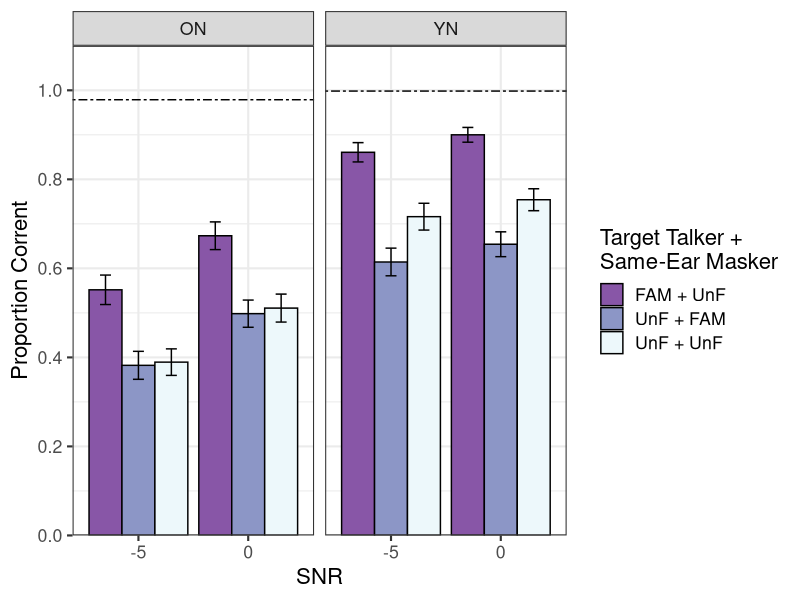
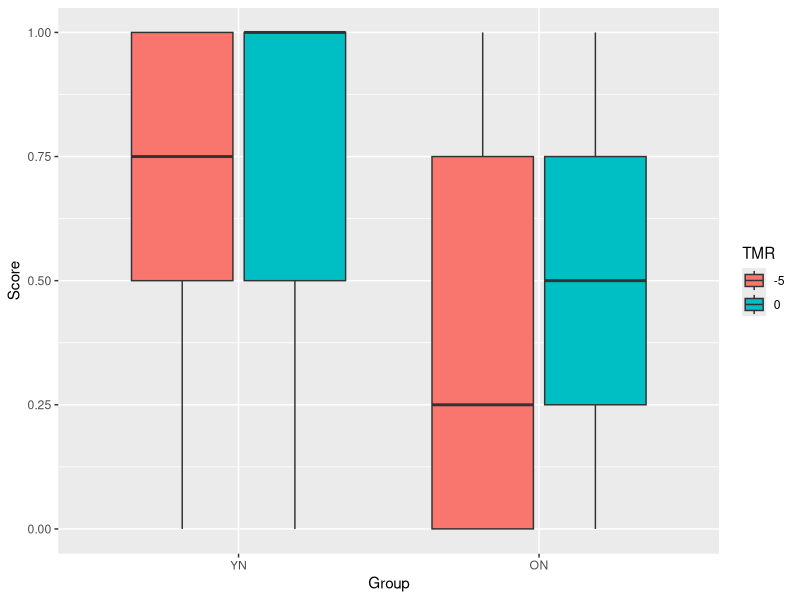
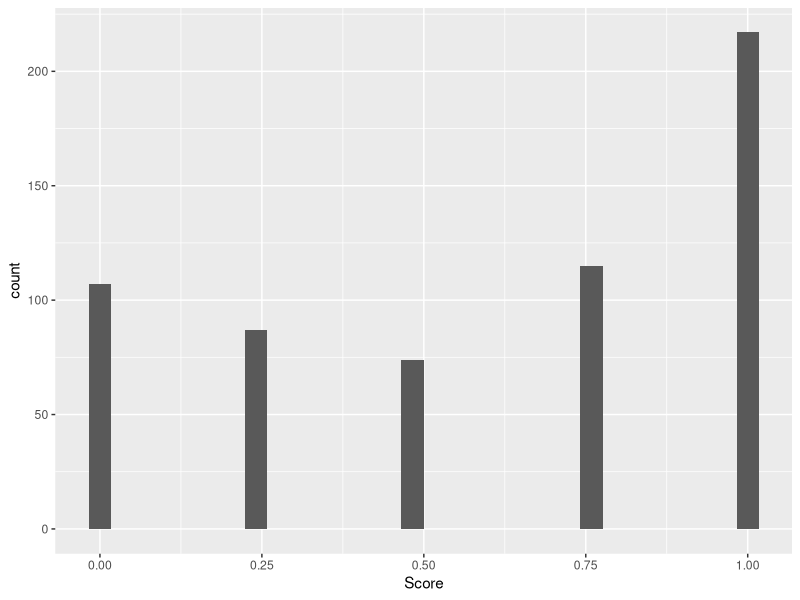
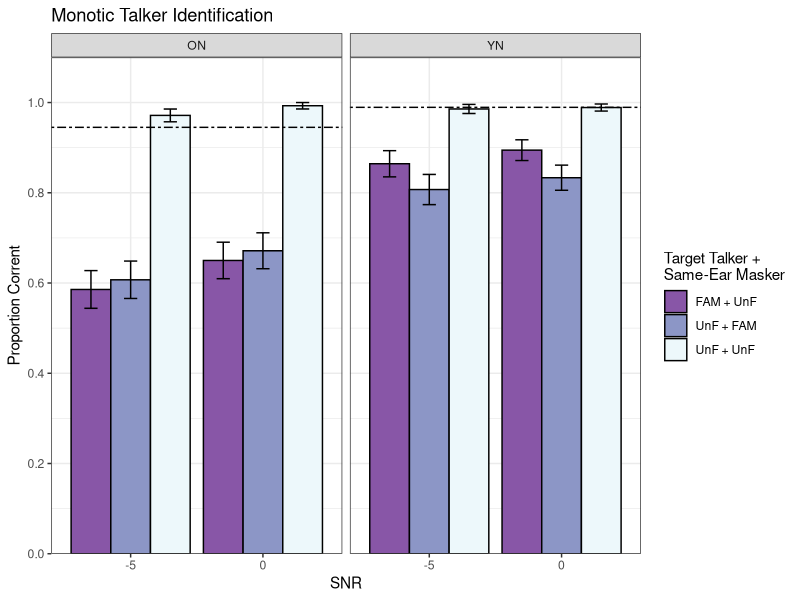
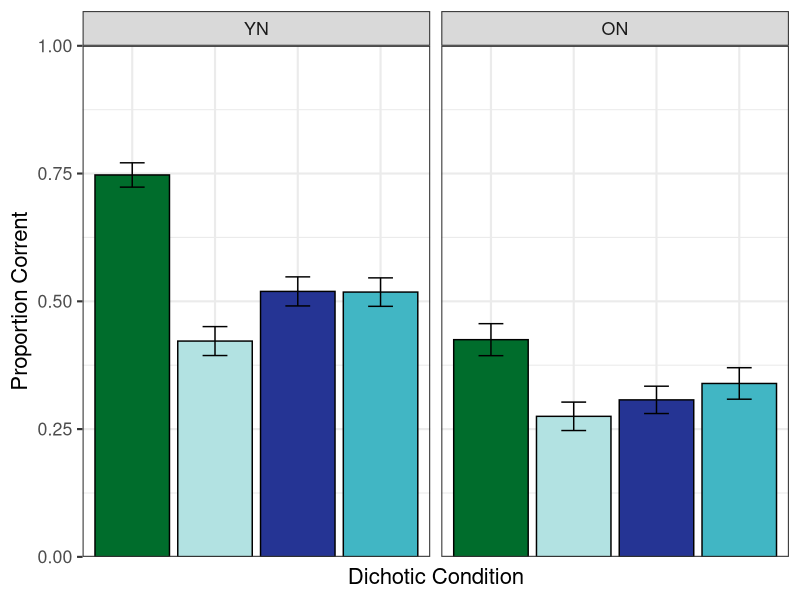
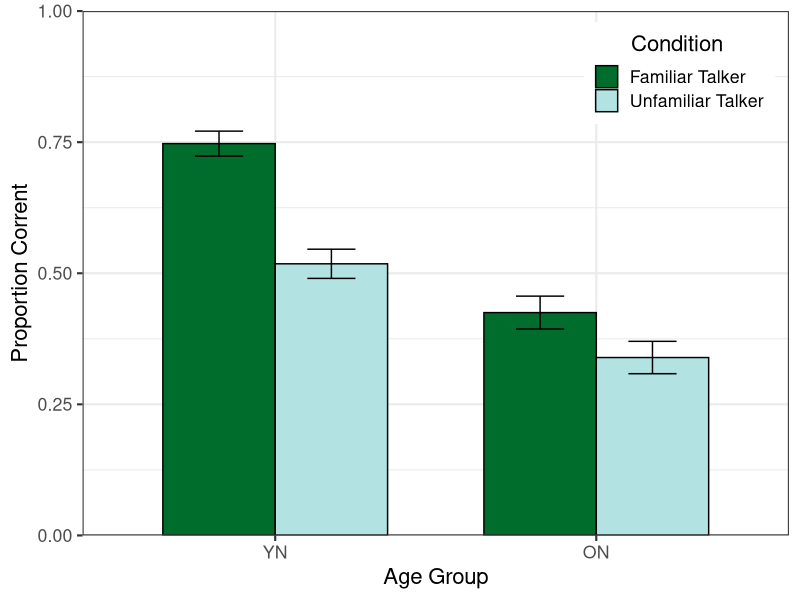
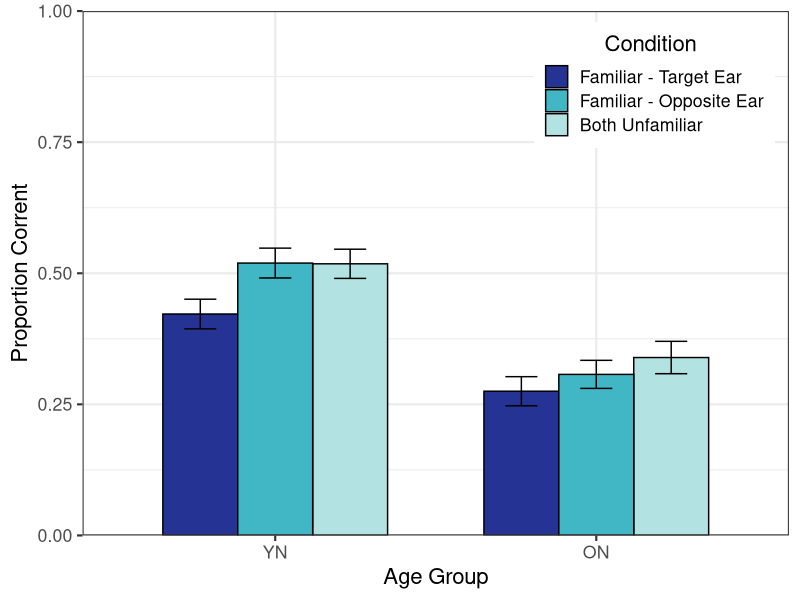
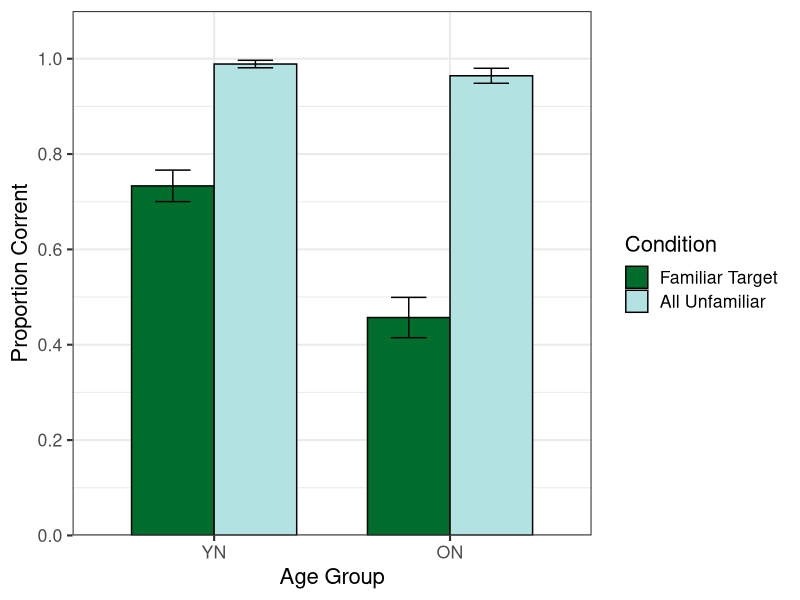

The R source for these figures, in order:
### Read me: This contains data cleaning and ggplots for SU and ID plots with SE for YN and ON.
### USE ME!

#Last updated: 1/15/2020

library(arm)
library(readxl)
library(lme4)
library(lmerTest)
# library(lmtest)
library(tidyverse)
library(reshape2)

# library(ez)

# setwd("U:/sgsalant/Lab Share/Julies Folder/Dissertation/Results/Experiment 2")

#Functions
std.err <- function(x) {
  sd(x)/sqrt(length(x))
}


#Import Dataset (number values only)
s1 <- read_xlsx("data/Summary_Exp2.xlsx", sheet = 2)
names(s1)<-make.names(names(s1),unique = TRUE) 
age.data <- read_xlsx("data/Demographics.xlsx", sheet = 2)
names(age.data)<-make.names(names(age.data),unique = TRUE) 
s1<- left_join(s1, age.data, by = "Subject.Number")

#Add NIH Uncorrected scores only
nih.score <- read_xlsx("data/Assessment Scores.xlsx")
names(nih.score)<-make.names(names(nih.score),unique = TRUE) 
nih_short <- dplyr::select(nih.score, Subject.Number, Inst, RawScore, Uncorrected.Standard.Score)

#Spread data
nih_wide <- dcast(nih_short, Subject.Number ~ Inst, value.var="Uncorrected.Standard.Score")
s1<- left_join(s1, nih_wide, by = "Subject.Number")

#Make new column with combined Score
s1$Score <- rowSums(s1[,c("Score_1", "Score_2")], na.rm=TRUE)

#Rename columns

s1$TMR <- s1$Target.to.Masker.Ratio
s1$TrialNum <- s1$Overall.Trial.Number.for.Subject
s1$Dim.Change <- s1$`NIH Toolbox Dimensional Change Card Sort Test Age 12+ v2.1`
s1$Flanker <- s1$`NIH Toolbox Flanker Inhibitory Control and Attention Test Age 12+ v2.1`
s1$WM <- s1$`NIH Toolbox List Sorting Working Memory Test Age 7+ v2.1`
s1$ListSort <- s1$`NIH Toolbox List Sorting Working Memory Test Age 7+ v2.1`


#Subset with relevant columns
s1_short <- select(s1, Subject.Number:TrialNum, Talker.ID.Response, Presentation, TMR, Condition, Response.Time, Score, Familiar.Talker, Age, Group, Sex, MoCA, LSPAN, Dim.Change, Flanker, WM, ListSort)


#Modify Condition Numbers
s1_short$Condition[s1_short$Condition==8] <- 1
s1_short$Condition[s1_short$Condition==9] <- 2
s1_short$Condition[s1_short$Condition==10] <- 3
s1_short$Condition[s1_short$Condition==18] <- 11
s1_short$Condition[s1_short$Condition==19] <- 12
s1_short$Condition[s1_short$Condition==20] <- 13
s1_short$Condition[s1_short$Condition==31] <- 31
s1_short$Condition[s1_short$Condition==32] <- 31
s1_short$Condition[s1_short$Condition==41] <- 41
s1_short$Condition[s1_short$Condition==42] <- 41

##Subset for Proposal Data
#s1_short <- s1_short %>%
 # filter(!(Subject.Number == c(427, 428)))

################## MONOTIC Conditions - Speech Understanding #####################


#Subset for Monotic
mono_mean <- s1_short %>%
  group_by(Condition, TMR, Group) %>%
  summarize(mean = mean(Score), se = std.err(Score)) %>%
  filter(!(Condition >3)) %>%
  filter(!(TMR == 3))

#Factor and Leveling
mono_mean$TMR <-as.factor(mono_mean$TMR)
mono_mean$Group <- as.factor(mono_mean$Group)
mono_mean$Condition <- as.factor(mono_mean$Condition)
mono_mean$TMR <- recode(mono_mean$TMR, "1" = "0", "2" = "-5", "4" = "Quiet")
mono_mean$TMR <- relevel(mono_mean$TMR, "-5", "0", "Quiet")
mono_mean$Group <- relevel(mono_mean$Group, "YN", "ON")

meanQ <- data.frame(Group = c("YN", "ON"), quiet = c(0.9982143, 0.97875))

#Barplot of Age/TMR for Monotic Condtions - Quiet as a reference
ggplot(mono_mean, aes(TMR, mean, fill = Condition)) +
  geom_bar(stat = "identity", color = "black",
           position = "dodge") +
  geom_hline(aes(linetype = Group, yintercept = quiet), meanQ, show.legend = FALSE) +
  scale_linetype_manual(values=c("twodash", "twodash")) +
  facet_wrap(~ Group) +
  geom_errorbar(aes(ymin = mean - (se), ymax = mean + (se),
                    group = Condition),
                position = position_dodge(width = .9),
                width = .3) +
  labs(x = "SNR") +
  scale_fill_manual(name = "Target Talker + \nSame-Ear Masker",
                    labels=c("FAM + UnF",
                             "UnF + FAM",
                             "UnF + UnF"),
                    values=c("#8856a7","#8c96c6","#edf8fb")) +
  scale_y_continuous(name = "Proportion Corrent", expand = c(0,0), 
                     breaks = c(0, .2, .4, .6, .8, 1.0)) +
  expand_limits(y = c(0, 1.1)) +
  theme_bw(base_size = 16)

ggsave("Monotic_SpeechScore.jpeg")

#######################################
# Start of 2/18/20 class

# 1: build small models to make sense to you as you go

# 2: start with a model that (at least initially) makes
#    sense as a model of the dependent variable

# Here, the DV is called "Score"

#Subset for Monotic
mono_all <- s1_short %>%
  filter(!(Condition >3)) %>%
  filter(!(TMR == 3))

#Factor and Leveling
mono_all$TMR <-as.factor(mono_all$TMR)
mono_all$Group <- as.factor(mono_all$Group)
mono_all$Condition <- as.factor(mono_all$Condition)
mono_all$TMR <- recode(mono_all$TMR, "1" = "0", "2" = "-5", "4" = "Quiet")
mono_all$TMR <- relevel(mono_all$TMR, "-5", "0", "Quiet")
mono_all$Group <- relevel(mono_all$Group, "YN", "ON")

mono_all_unf <- filter(mono_all, Condition == "3")

ggplot(mono_all_unf, aes(Group, Score)) + 
  geom_boxplot(aes(fill = TMR))

unique(mono_all_unf$Score)

ggplot(mono_all_unf, aes(Score)) + geom_histogram()

# looks pretty logistic!
mono_all_unf.glm0 <- glm(cbind(Score*4, 4 - Score*4) ~ 1,
                         data = mono_all_unf,
                         family = "binomial")
summary(mono_all_unf.glm0)                        

invlogit(0.41937)

# 3: sensible model has your experimental variables/design in it!

mono_all_unf.glm1 <- glm(cbind(Score*4, 4 - Score*4) ~ 
                           1 + Group,
                         data = mono_all_unf,
                         family = "binomial")
summary(mono_all_unf.glm1)                        

mono_all_unf.glm2 <- glm(cbind(Score*4, 4 - Score*4) ~ 
                           1 + Group * TMR,
                         data = mono_all_unf,
                         family = "binomial")
summary(mono_all_unf.glm2)                        

# 4: we have a fixed effect model, great! Now let's add
#    sensible random effects

# Some rules of thumb:
#   - "keep it maximal"
#   - don't go nuts

mono_all_unf.glmer2a <- glmer(cbind(Score*4, 4 - Score*4) ~ 
                                1 + Group * TMR +
                                (1 | Subject.Number) +
                                (1 | Overall.Trial.Number.for.Subject),
                              data = mono_all_unf,
                              family = "binomial")
summary(mono_all_unf.glmer2a) 

mono_all_unf.glmer2a <- glmer(cbind(Score*4, 4 - Score*4) ~ 
                                1 + Group * TMR +
                                (1 | Subject.Number) +
                                (1 | Overall.Trial.Number.for.Subject),
                              data = mono_all_unf,
                              family = "binomial")
summary(mono_all_unf.glmer2a)

# 4a: what random effects even make sense?

# here: Group is between subjects, so it doesn't make sense as a subject-level random slope

mono_all_unf.glmer2b <- glmer(cbind(Score*4, 4 - Score*4) ~ 
                                1 + Group * TMR +
                                scale(Overall.Trial.Number.for.Subject) +
                                (1 | Subject.Number),
                              data = mono_all_unf,
                              family = "binomial")
summary(mono_all_unf.glmer2b)


mono_all_unf.glmer2c <- glmer(cbind(Score*4, 4 - Score*4) ~ 
                                1 + Group * TMR +
                                scale(Overall.Trial.Number.for.Subject) +
                                (1 | Subject.Number) +
                                (1 | Target.Talker) +
                                (1 | Masker1.Talker),
                              data = mono_all_unf,
                              family = "binomial")
summary(mono_all_unf.glmer2c)

mono_all_unf.glmer2d <- glmer(cbind(Score*4, 4 - Score*4) ~ 
                                1 + Group * TMR +
                                scale(Overall.Trial.Number.for.Subject) +
                                (1 | Subject.Number) +
                                (1 | Target.Talker),
                              data = mono_all_unf,
                              family = "binomial")
summary(mono_all_unf.glmer2d)

AIC(mono_all_unf.glmer2c)
AIC(mono_all_unf.glmer2d)

anova(mono_all_unf.glmer2c, mono_all_unf.glmer2d)

mono_all_unf.glmer2e <- glmer(cbind(Score*4, 4 - Score*4) ~ 
                                1 + Group * TMR +
                                scale(Overall.Trial.Number.for.Subject) +
                                (1 + TMR | Subject.Number) +
                                (1 | Target.Talker) +
                                (1 | Masker1.Talker),
                              data = mono_all_unf,
                              family = "binomial")
summary(mono_all_unf.glmer2e)

mono_all_unf.glmer3c <- glmer(cbind(Score*4, 4 - Score*4) ~ 
                                1 + Group * TMR +
                                scale(Overall.Trial.Number.for.Subject) +
                                + LSPAN +
                                (1 | Subject.Number) +
                                (1 | Target.Talker) +
                                (1 | Masker1.Talker),
                              data = mono_all_unf,
                              family = "binomial",
                              glmerControl(optimizer = "bobyqa"))
summary(mono_all_unf.glmer3c)

mono_all_unf.glmer3e <- glmer(cbind(Score*4, 4 - Score*4) ~ 
                                1 + Group * TMR +
                                scale(Overall.Trial.Number.for.Subject) +
                                + LSPAN +
                                (1 + TMR | Subject.Number) +
                                (1 | Target.Talker) +
                                (1 | Masker1.Talker),
                              data = mono_all_unf,
                              family = "binomial",
                              glmerControl(optimizer = "bobyqa"))
summary(mono_all_unf.glmer3e)

mono_all <- mono_all %>% mutate(Condition = relevel(Condition, "3"))

mono_all.glmer3e <- glmer(cbind(Score*4, 4 - Score*4) ~ 
                                1 + Group * TMR +
                                scale(Overall.Trial.Number.for.Subject) +
                                LSPAN + 
                                (1 + TMR | Subject.Number) +
                                (1 | Target.Talker) +
                                (1 | Masker1.Talker),
                              data = mono_all,
                              family = "binomial",
                              glmerControl(optimizer = "bobyqa"))
summary(mono_all.glmer3e)

mono_all.glmer4e <- glmer(cbind(Score*4, 4 - Score*4) ~ 
                            1 + Group * TMR * Condition +
                            scale(Overall.Trial.Number.for.Subject) +
                            LSPAN + 
                            (1 + TMR | Subject.Number) +
                            (1 | Target.Talker) +
                            (1 | Masker1.Talker),
                          data = mono_all,
                          family = "binomial",
                          glmerControl(optimizer = "bobyqa"))
summary(mono_all.glmer4e)

mono_all.glmer4e <- glmer(cbind(Score*4, 4 - Score*4) ~ 
                            1 + Group * TMR * Condition +
                            scale(Overall.Trial.Number.for.Subject) +
                            LSPAN + 
                            (1 + TMR * Condition | Subject.Number) +
                            (1 | Target.Talker) +
                            (1 | Masker1.Talker),
                          data = mono_all,
                          family = "binomial",
                          glmerControl(optimizer = "bobyqa"))
summary(mono_all.glmer4e)
################## MONOTIC Conditions - Talker ID #####################


#Subset for Monotic
mono_mean_ID <- s1_short %>%
  group_by(Condition, TMR, Group) %>%
  summarize(mean = mean(Score), se = std.err(Score)) %>%
  filter(Condition %in% c(11, 12, 13)) %>%
  filter(!(TMR == 3))

#Factor and Leveling
mono_mean_ID$TMR <-as.factor(mono_mean_ID$TMR)
mono_mean_ID$Group <- as.factor(mono_mean_ID$Group)
mono_mean_ID$Condition <- as.factor(mono_mean_ID$Condition)

mono_mean_ID$TMR <- recode(mono_mean_ID$TMR, "1" = "0", "2" = "-5")
mono_mean_ID$TMR <- relevel(mono_mean_ID$TMR, "-5", "0")
mono_mean_ID$Group <- relevel(mono_mean_ID$Group, "YN", "ON")

meanQ_ID <- data.frame(Group = c("YN", "ON"), quiet = c(0.9892857, 0.945))

#

#Barplot of Age/TMR for Monotic Condtions - Quiet as a reference
ggplot(mono_mean_ID, aes(TMR, mean, fill = Condition)) +
  geom_bar(stat = "identity", color = "black",
           position = "dodge") +
  geom_hline(aes(linetype = Group, yintercept = quiet), meanQ_ID, show.legend = FALSE) +
  scale_linetype_manual(values=c("twodash", "twodash")) +
  facet_wrap(~ Group) +
  geom_errorbar(aes(ymin = mean - (se), ymax = mean + (se),
                    group = Condition),
                position = position_dodge(width = .9),
                width = .3) +
  labs(x = "SNR", title = "Monotic Talker Identification") +
  scale_fill_manual(name = "Target Talker + \nSame-Ear Masker",
                   labels=c("FAM + UnF",
                           "UnF + FAM",
                            "UnF + UnF"),
                   values=c("#8856a7","#8c96c6","#edf8fb")) +
  scale_y_continuous(name = "Proportion Corrent", expand = c(0,0), 
                     breaks = c(0, .2, .4, .6, .8, 1.0)) +
  expand_limits(y = c(0, 1.1)) +
  theme_bw()


ggsave("MonoticID_SpeechScore.jpeg")


################## ALL Dichotic Conditions - Speech Understanding #####################

#Subset for Dichotic
di_mean <- s1_short %>%
  group_by(Presentation, Condition, Group) %>%
  summarize(mean = mean(Score), se = std.err(Score)) %>%
  filter(Presentation == 2) %>%
  filter(Condition < 10)

#Factor and Leveling
di_mean$Group <- as.factor(di_mean$Group)
di_mean$Condition <- as.factor(di_mean$Condition)
di_mean$Group <- relevel(di_mean$Group, "YN", "ON")
di_mean$Condition <- factor(di_mean$Condition, levels = c("4", "6", "7", "5"))
di_mean$Condition <- recode(di_mean$Condition, "4" = "Familiar Target", "5" = "All Unfamiliar", "6" = "Familiar Masker - Target Ear", "7" = "Familiar Masker - Non-Target Ear")


ggplot(di_mean, aes(Condition, mean, fill = Condition)) +
  geom_bar(stat = "identity", color = "black",
           position = "dodge") +
  geom_errorbar(aes(ymin = mean - (se), ymax = mean + (se),
                    group = Condition),
                position = position_dodge(width = .9),
                width = .3) +
  facet_wrap(~Group) +
  labs(x = "Dichotic Condition") +
  scale_fill_manual(values=c("#006d2c","#b2e2e2", "#253494","#41b6c4"))+
  scale_y_continuous(name = "Proportion Corrent", expand = c(0,0), limits = 0:1.2) +
  theme_bw(base_size = 16) +  
  theme(axis.text.x=element_blank(), axis.ticks.x = element_blank(), legend.position = "none")
  


ggsave("DichoticALL_SpeechScore_OnYn_SE.jpeg")

################## FTalker Dichotic Conditions - Speech Understanding ###################

#Subset for Dichotic FT
diFT_mean <- s1_short %>%
  group_by(Presentation, Condition, Group) %>%
  summarize(mean = mean(Score), se = std.err(Score)) %>%
  filter(Presentation == 2) %>%
  filter(Condition %in% c(4, 5))

#Factor and Leveling
diFT_mean$Group <- as.factor(diFT_mean$Group)
diFT_mean$Condition <- as.factor(diFT_mean$Condition)
diFT_mean$Group <- relevel(diFT_mean$Group, "YN", "ON")
# diFT_mean$Condition <- recode(diFT_mean$Condition, "4" = "Familiar Target", "5" = "All Unfamiliar")


ggplot(diFT_mean, aes(Group, mean, fill = Condition)) +
  geom_bar(stat = "identity", color = "black",
           position = "dodge", width = .7) +
  geom_errorbar(aes(ymin = mean - (se), ymax = mean + (se),
                    group = Condition),
                position = position_dodge(width = .7),
                width = .3) +
  labs(x = "Age Group") +
  scale_fill_manual(name = "Condition",
                    labels=c("Familiar Talker","Unfamiliar Talker"),
                    values=c("#006d2c","#b2e2e2"))+
  scale_y_continuous(name = "Proportion Corrent", expand = c(0,0), limits = 0:1.2) +
  theme_bw(base_size = 16) +
  theme(legend.position = c(.98, .98),
        legend.justification = c("right", "top"),
        legend.title.align = .47)



ggsave("DichoticFT_SpeechScore_OnYn_SE.jpeg", width = 4, height = 4.5)
?ggsave

################## FMasker Dichotic Conditions - Speech Understanding ###################

#Subset for Dichotic FM
diFM_mean <- s1_short %>%
  group_by(Presentation, Condition, Group) %>%
  summarize(mean = mean(Score), se = std.err(Score)) %>%
  filter(Presentation == 2) %>%
  filter(Condition %in% c(5, 6, 7))

#Factor and Leveling
diFM_mean$Group <- as.factor(diFM_mean$Group)
diFM_mean$Condition <- as.factor(diFM_mean$Condition)
diFM_mean$Group <- relevel(diFM_mean$Group, "YN", "ON")
diFM_mean$Condition <- factor(diFM_mean$Condition, levels = c("6", "7", "5"))
# diFM_mean$Condition <- recode(diFM_mean$Condition, "5" = "All Unfamiliar", "6" = "Familiar -\nTarget Ear", "7" = "Familiar -\nNon-Target Ear")


ggplot(diFM_mean, aes(Group, mean, fill = Condition)) +
  geom_bar(stat = "identity", color = "black",
           position = "dodge", width = .7) +
  geom_errorbar(aes(ymin = mean - (se), ymax = mean + (se),
                    group = Condition),
                position = position_dodge(width = .7),
                width = .3) +
  labs(x = "Age Group") +
  scale_fill_manual(name = "Condition",
                    labels=c("Familiar - Target Ear",
                             "Familiar - Opposite Ear", "Both Unfamiliar"),
                    values=c("#253494","#41b6c4","#b2e2e2")) +
  scale_y_continuous(name = "Proportion Corrent", expand = c(0,0), limits = 0:1.2) +
  theme_bw(base_size = 16) +
  theme(legend.position = c(.98, .98),
        legend.justification = c("right", "top"),
        legend.title.align = .47)


ggsave("DichoticFM_SpeechScore_OnYn_SE.jpeg", width = 5, height = 5.3)
?ggsave


#################################################

################## FTalker Dichotic Conditions - Talker ID ###################

#Subset for Dichotic FT
diFT_mean_ID <- s1_short %>%
  group_by(Presentation, Condition, Group) %>%
  summarize(mean = mean(Score), se = std.err(Score)) %>%
  filter(Presentation == 2) %>%
  filter(Condition %in% c(14, 15, 41))

#Factor and Leveling
diFT_mean_ID$Group <- as.factor(diFT_mean_ID$Group)
diFT_mean_ID$Condition <- as.factor(diFT_mean_ID$Condition)
diFT_mean_ID$Group <- relevel(diFT_mean_ID$Group, "YN", "ON")
# diFT_mean_ID$Condition <- recode(diFT_mean_ID$Condition, "4" = "Familiar Target", "5" = "All Unfamiliar")


ggplot(diFT_mean_ID, aes(Group, mean, fill = Condition)) +
  geom_bar(stat = "identity", color = "black",
           position = "dodge", width = .7) +
  geom_errorbar(aes(ymin = mean - (se), ymax = mean + (se),
                    group = Condition),
                position = position_dodge(width = .7),
                width = .3) +
  labs(x = "Age Group") +
  scale_fill_manual(name = "Condition",
                    labels=c("Familiar Target","All Unfamiliar"),
                    values=c("#006d2c","#b2e2e2"))+
  scale_y_continuous(name = "Proportion Corrent", expand = c(0,0), 
                     breaks = c(0, .2, .4, .6, .8, 1.0)) +
  expand_limits(y = c(0, 1.1)) +
  theme_bw(base_size = 16)



ggsave("DichoticFT_ID_SE.jpeg", width = 6.4, height = 5)

################## FMasker Dichotic Conditions - Talker ID ###################

#Subset for Dichotic FM
diFM_mean_ID <- s1_short %>%
  group_by(Presentation, Condition, Group) %>%
  summarize(mean = mean(Score), se = std.err(Score)) %>%
  filter(Presentation == 2) %>%
  filter(Condition %in% c(15, 16, 17))

#Factor and Leveling
diFM_mean_ID$Group <- as.factor(diFM_mean_ID$Group)
diFM_mean_ID$Condition <- as.factor(diFM_mean_ID$Condition)
diFM_mean_ID$Group <- relevel(diFM_mean_ID$Group, "YN", "ON")
diFM_mean_ID$Condition <- factor(diFM_mean_ID$Condition, levels = c("16", "17", "15"))
# diFM_mean_ID$Condition <- recode(diFM_mean_ID$Condition, "5" = "All Unfamiliar", "6" = "Familiar -\nTarget Ear", "7" = "Familiar -\nNon-Target Ear")


ggplot(diFM_mean_ID, aes(Group, mean, fill = Condition)) +
  geom_bar(stat = "identity", color = "black",
           position = "dodge", width = .7) +
  geom_errorbar(aes(ymin = mean - (se), ymax = mean + (se),
                    group = Condition),
                position = position_dodge(width = .7),
                width = .3) +
  labs(x = "Age Group") +
  scale_fill_manual(name = "Condition",
                    labels=c("Familiar - Target Ear",
                             "Familiar - Opposite Ear", "Both Unfamiliar"),
                    values=c("#253494","#41b6c4","#b2e2e2")) +
  scale_y_continuous(name = "Proportion Corrent", expand = c(0,0), 
                     breaks = c(0, .2, .4, .6, .8, 1.0)) +
  expand_limits(y = c(0, 1.1)) +
  theme_bw(base_size = 16)



ggsave("DichoticFM_ID_SE.jpeg")



################################################################

#Statistics #

############################################################


#Monotic Speech Understanding

#ANOVA
mono <- s1_short %>%
  group_by(Subject.Number, Condition, TMR, Group) %>%
  summarize(mean = mean(Score), se = std.err(Score)) %>%
  filter(!(Condition >3)) %>%
  filter(!(TMR == 3))

mono$TMR <-as.factor(mono$TMR)
mono$Group <- as.factor(mono$Group)
mono$Condition <- as.factor(mono$Condition)
mono$Subject.Number <-as.factor(mono$Subject.Number)
mono$TMR <- recode(mono$TMR, "1" = "0", "2" = "-5", "3" = "+5")
mono$TMR <- relevel(mono$TMR, "0", "-5")
mono$Group <- relevel(mono$Group, "YN", "ON")

mono$Condition <- relevel(mono$Condition, ref = "3")


mono1.aov <- aov(mean ~ Condition * TMR * Group, data = mono)
summary(mono1.aov)
anova(mono1.aov)

TukeyHSD(mono1.aov, "Condition", ordered = TRUE)
TukeyHSD(mono1.aov, "TMR", ordered = TRUE)
TukeyHSD(mono1.aov, "Group", ordered = TRUE)

#Dichotic speech understanding - all conditions

di_su <- s1_short %>%
  group_by(Subject.Number, Condition, TMR, Group) %>%
  summarize(mean = mean(Score), se = std.err(Score)) %>%
  filter(Condition >3 & Condition < 8)

di_su$Group <- as.factor(di_su$Group)
di_su$Condition <- as.factor(di_su$Condition)
di_su$Subject.Number <-as.factor(di_su$Subject.Number)
di_su$Group <- relevel(di_su$Group, "YN", "ON")

di1.aov <- aov(mean ~ Condition * Group, data = di_su)
summary(di1.aov)
anova(di1.aov)

TukeyHSD(di1.aov, "Condition", ordered = TRUE)
TukeyHSD(di1.aov, "Group", ordered = TRUE)

#Dichotic conditions - effect of familiar masker


di_su_m <- s1_short %>%
  group_by(Subject.Number, Condition, TMR, Group) %>%
  summarize(mean = mean(Score), se = std.err(Score)) %>%
  filter(Condition >4 & Condition < 8)

di_su_m$Group <- as.factor(di_su_m$Group)
di_su_m$Condition <- as.factor(di_su_m$Condition)
di_su_m$Subject.Number <-as.factor(di_su_m$Subject.Number)
di_su_m$Group <- relevel(di_su_m$Group, "YN", "ON")

di2.aov <- aov(mean ~ Condition * Group, data = di_su_m)
summary(di2.aov)
anova(di2.aov)

TukeyHSD(di2.aov, "Condition", ordered = TRUE)
TukeyHSD(di2.aov, "Group", ordered = TRUE)

############################################

#Monotic Talker ID

#ANOVA
mono_ID <- s1_short %>%
  group_by(Subject.Number, Condition, TMR, Group) %>%
  summarize(mean = mean(Score), se = std.err(Score)) %>%
  filter(Condition > 10 & Condition < 14) %>%
  filter(!(TMR == 3))

mono_ID$TMR <-as.factor(mono_ID$TMR)
mono_ID$Group <- as.factor(mono_ID$Group)
mono_ID$Condition <- as.factor(mono_ID$Condition)
mono_ID$Subject.Number <-as.factor(mono_ID$Subject.Number)
mono_ID$Group <- relevel(mono_ID$Group, "YN", "ON")

mono_ID1.aov <- aov(mean ~ Condition * TMR * Group, data = mono_ID)
summary(mono_ID1.aov)
anova(mono_ID1.aov)

TukeyHSD(mono_ID1.aov, "Condition", ordered = TRUE)
TukeyHSD(mono_ID1.aov, "Group", ordered = TRUE)

TukeyHSD(mono_ID1.aov, "Condition:Group", ordered = TRUE)

#Dichotic Talker ID

di_ID <- s1_short %>%
  group_by(Subject.Number, Condition, Group) %>%
  summarize(mean = mean(Score), se = std.err(Score)) %>%
  filter(Condition >13 & Condition < 18)

di_ID$Group <- as.factor(di_ID$Group)
di_ID$Condition <- as.factor(di_ID$Condition)
di_ID$Subject.Number <-as.factor(di_ID$Subject.Number)
di_ID$Group <- relevel(di_ID$Group, "YN", "ON")

di_ID1.aov <- aov(mean ~ Condition * Group, data = di_ID)
summary(di_ID1.aov)
anova(di_ID1.aov)

TukeyHSD(di_ID1.aov, "Condition", ordered = TRUE)
TukeyHSD(di_ID1.aov, "Group", ordered = TRUE)

TukeyHSD(di_ID1.aov, "Condition:Group", ordered = TRUE)

#Dichotic conditions - effect of familiar masker


di_su_m <- s1_short %>%
  group_by(Subject.Number, Condition, TMR, Group) %>%
  summarize(mean = mean(Score), se = std.err(Score)) %>%
  filter(Condition >4 & Condition < 8)

di_su_m$Group <- as.factor(di_su_m$Group)
di_su_m$Condition <- as.factor(di_su_m$Condition)
di_su_m$Subject.Number <-as.factor(di_su_m$Subject.Number)
di_su_m$Group <- relevel(di_su_m$Group, "YN", "ON")

di2.aov <- aov(mean ~ Condition * Group, data = di_su_m)
summary(di2.aov)
anova(di2.aov)

TukeyHSD(di2.aov, "Condition", ordered = TRUE)
TukeyHSD(di2.aov, "Group", ordered = TRUE)


#################### Monotic vs. Dichotic Conditions  ################################


#Subset with relevant columns
s2_short <- select(s1, Subject.Number:Overall.Trial.Number.for.Subject, Talker.ID.Response, Presentation, Target.to.Masker.Ratio, Condition, Response.Time, Score, Familiar.Talker, Age, Group, Sex, MoCA, LSPAN)

#Modify Condition Numbers
s2_short$Cond_Merge <- s2_short$Condition

s2_short$Cond_Merge[s2_short$Cond_Merge == 4] <- 1
s2_short$Cond_Merge[s2_short$Cond_Merge == 6] <- 2
s2_short$Cond_Merge[s2_short$Cond_Merge == 5] <- 3


#Rename columns
s2_short$TMR <- s2_short$Target.to.Masker.Ratio
s2_short$TrialNum <- s2_short$Overall.Trial.Number.for.Subject

#Subset
m_d <- s2_short %>%
  group_by(Presentation, TMR, Cond_Merge, Condition, Group) %>%
  summarize(mean = mean(Score), se = std.err(Score)) %>%
  filter(!(Condition >6)) %>%
  filter((TMR == 1))

#Factor and Leveling
m_d$TMR <-as.factor(m_d$TMR)
m_d$Group <- as.factor(m_d$Group)
m_d$Condition <- as.factor(m_d$Condition)
m_d$Presentation <- as.factor(m_d$Presentation)
m_d$Cond_Merge <- as.factor(m_d$Cond_Merge)
m_d$TMR <- recode(m_d$TMR, "1" = "0", "2" = "-5", "4" = "Quiet")
m_d$Cond_Merge <- recode(m_d$Cond_Merge, "1" = "Familiar Target", 
                         "2" = "Familiar Masker", "3" = "Both Unfamiliar")
m_d$Presentation <- recode(m_d$Presentation, "1" = "Monotic", "2" = "Dichotic")
m_d$Group <- relevel(m_d$Group, "YN", "ON")

#Barplot of Age/Mono-Dichotic _ Condition on x axis
ggplot(m_d, aes(Presentation, mean)) +
  geom_errorbar(aes(ymin = mean - se, ymax = mean + se), width = 0.3, color = "black") +
  geom_point(aes(color = Cond_Merge), size = 4.5) +
  geom_point(shape = 1, size = 4.5, color = "black") +
  geom_line(aes(group = Cond_Merge)) +
  facet_wrap(~Group) +
  scale_y_continuous(name = "Proportion Corrent", expand = c(0,0), 
                     breaks = c(0, .2, .4, .6, .8, 1.0)) +
  scale_colour_manual(values=c("#8856a7","#8c96c6","#edf8fb")) +
  expand_limits(y = c(0, 1.1)) +
  theme_bw(base_size = 16) 
  #theme(legend.position = "none")

ggsave("MonoDichotic_SpeechScore.jpeg")

m_d2 <- m_d
m_d2$TMR <-as.factor(m_d2$TMR)
m_d2$Group <- as.factor(m_d2$Group)
m_d2$Condition <- as.factor(m_d2$Condition)
m_d2$Presentation <- as.factor(m_d2$Presentation)
m_d2$Cond_Merge <- as.factor(m_d2$Cond_Merge)
m_d2$TMR <- recode(m_d2$TMR, "1" = "0", "2" = "-5", "4" = "Quiet")
m_d2$Cond_Merge <- recode(m_d2$Cond_Merge, "1" = "Familiar\nTarget", 
                         "2" = "Familiar\nMasker", "3" = "Both\nUnfamiliar")
m_d2$Presentation <- recode(m_d2$Presentation, "1" = "Monotic", "2" = "Dichotic")
m_d2$Group <- relevel(m_d2$Group, "YN", "ON")


ggplot(m_d2, aes(Cond_Merge, mean)) +
  geom_errorbar(aes(ymin = mean - se, ymax = mean + se), width = 0.3, color = "black") +
  geom_point(aes(color = Presentation), size = 4.5) +
  geom_point(shape = 1, size = 4.5, color = "black") +
  geom_line(aes(group = Presentation)) +
  facet_wrap(~Group) +
  scale_y_continuous(name = "Proportion Corrent", expand = c(0,0), 
                     breaks = c(0, .2, .4, .6, .8, 1.0)) +
  scale_colour_manual(name = "Presentation",
                      labels=c("Monotic",
                               "Dichotic"),
                      values=c("blue","green")) +
  labs(x = "Condition") + 
  expand_limits(y = c(0, 1.1)) +
  theme_bw()

ggsave("MonoDichotic_Flip_SpeechScore.jpeg")
